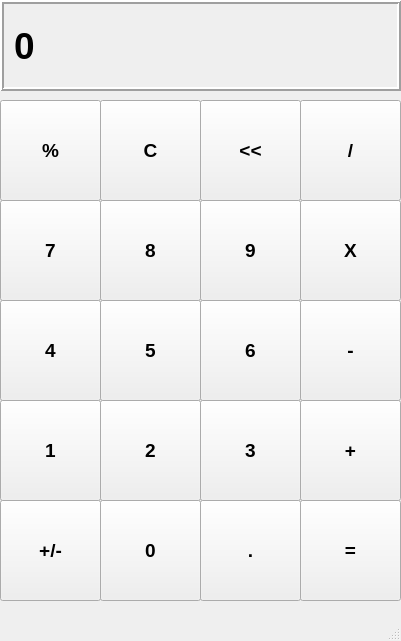
<?xml version="1.0" encoding="UTF-8"?>
<ui version="4.0">
 <class>MainWindow</class>
 <widget class="QMainWindow" name="MainWindow">
  <property name="geometry">
   <rect>
    <x>0</x>
    <y>0</y>
    <width>401</width>
    <height>641</height>
   </rect>
  </property>
  <property name="windowTitle">
   <string>Calculator</string>
  </property>
  <widget class="QWidget" name="centralwidget">
   <widget class="QLabel" name="outputLabel">
    <property name="geometry">
     <rect>
      <x>0</x>
      <y>0</y>
      <width>401</width>
      <height>91</height>
     </rect>
    </property>
    <property name="font">
     <font>
      <pointsize>28</pointsize>
      <weight>75</weight>
      <bold>true</bold>
     </font>
    </property>
    <property name="frameShape">
     <enum>QFrame::Box</enum>
    </property>
    <property name="frameShadow">
     <enum>QFrame::Raised</enum>
    </property>
    <property name="lineWidth">
     <number>2</number>
    </property>
    <property name="text">
     <string>0</string>
    </property>
   </widget>
   <widget class="QPushButton" name="percentButton">
    <property name="geometry">
     <rect>
      <x>0</x>
      <y>100</y>
      <width>101</width>
      <height>101</height>
     </rect>
    </property>
    <property name="font">
     <font>
      <pointsize>14</pointsize>
      <weight>75</weight>
      <bold>true</bold>
     </font>
    </property>
    <property name="text">
     <string>%</string>
    </property>
   </widget>
   <widget class="QPushButton" name="cButton">
    <property name="geometry">
     <rect>
      <x>100</x>
      <y>100</y>
      <width>101</width>
      <height>101</height>
     </rect>
    </property>
    <property name="font">
     <font>
      <pointsize>14</pointsize>
      <weight>75</weight>
      <bold>true</bold>
     </font>
    </property>
    <property name="text">
     <string>C</string>
    </property>
   </widget>
   <widget class="QPushButton" name="Buttonless">
    <property name="geometry">
     <rect>
      <x>200</x>
      <y>100</y>
      <width>101</width>
      <height>101</height>
     </rect>
    </property>
    <property name="font">
     <font>
      <pointsize>14</pointsize>
      <weight>75</weight>
      <bold>true</bold>
     </font>
    </property>
    <property name="text">
     <string>&lt;&lt;</string>
    </property>
   </widget>
   <widget class="QPushButton" name="divButton">
    <property name="geometry">
     <rect>
      <x>300</x>
      <y>100</y>
      <width>101</width>
      <height>101</height>
     </rect>
    </property>
    <property name="font">
     <font>
      <pointsize>14</pointsize>
      <weight>75</weight>
      <bold>true</bold>
     </font>
    </property>
    <property name="text">
     <string>/</string>
    </property>
   </widget>
   <widget class="QPushButton" name="mulButton">
    <property name="geometry">
     <rect>
      <x>300</x>
      <y>200</y>
      <width>101</width>
      <height>101</height>
     </rect>
    </property>
    <property name="font">
     <font>
      <pointsize>14</pointsize>
      <weight>75</weight>
      <bold>true</bold>
     </font>
    </property>
    <property name="text">
     <string>X</string>
    </property>
   </widget>
   <widget class="QPushButton" name="Button_8">
    <property name="geometry">
     <rect>
      <x>100</x>
      <y>200</y>
      <width>101</width>
      <height>101</height>
     </rect>
    </property>
    <property name="font">
     <font>
      <pointsize>14</pointsize>
      <weight>75</weight>
      <bold>true</bold>
     </font>
    </property>
    <property name="text">
     <string>8</string>
    </property>
   </widget>
   <widget class="QPushButton" name="Button_9">
    <property name="geometry">
     <rect>
      <x>200</x>
      <y>200</y>
      <width>101</width>
      <height>101</height>
     </rect>
    </property>
    <property name="font">
     <font>
      <pointsize>14</pointsize>
      <weight>75</weight>
      <bold>true</bold>
     </font>
    </property>
    <property name="text">
     <string>9</string>
    </property>
   </widget>
   <widget class="QPushButton" name="Button_7">
    <property name="geometry">
     <rect>
      <x>0</x>
      <y>200</y>
      <width>101</width>
      <height>101</height>
     </rect>
    </property>
    <property name="font">
     <font>
      <pointsize>14</pointsize>
      <weight>75</weight>
      <bold>true</bold>
     </font>
    </property>
    <property name="text">
     <string>7</string>
    </property>
   </widget>
   <widget class="QPushButton" name="subButton">
    <property name="geometry">
     <rect>
      <x>300</x>
      <y>300</y>
      <width>101</width>
      <height>101</height>
     </rect>
    </property>
    <property name="font">
     <font>
      <pointsize>14</pointsize>
      <weight>75</weight>
      <bold>true</bold>
     </font>
    </property>
    <property name="text">
     <string>-</string>
    </property>
   </widget>
   <widget class="QPushButton" name="Button_10">
    <property name="geometry">
     <rect>
      <x>100</x>
      <y>300</y>
      <width>101</width>
      <height>101</height>
     </rect>
    </property>
    <property name="font">
     <font>
      <pointsize>14</pointsize>
      <weight>75</weight>
      <bold>true</bold>
     </font>
    </property>
    <property name="text">
     <string>5</string>
    </property>
   </widget>
   <widget class="QPushButton" name="Button_6">
    <property name="geometry">
     <rect>
      <x>200</x>
      <y>300</y>
      <width>101</width>
      <height>101</height>
     </rect>
    </property>
    <property name="font">
     <font>
      <pointsize>14</pointsize>
      <weight>75</weight>
      <bold>true</bold>
     </font>
    </property>
    <property name="text">
     <string>6</string>
    </property>
   </widget>
   <widget class="QPushButton" name="Button_4">
    <property name="geometry">
     <rect>
      <x>0</x>
      <y>300</y>
      <width>101</width>
      <height>101</height>
     </rect>
    </property>
    <property name="font">
     <font>
      <pointsize>14</pointsize>
      <weight>75</weight>
      <bold>true</bold>
     </font>
    </property>
    <property name="text">
     <string>4</string>
    </property>
   </widget>
   <widget class="QPushButton" name="Button_plus">
    <property name="geometry">
     <rect>
      <x>300</x>
      <y>400</y>
      <width>101</width>
      <height>101</height>
     </rect>
    </property>
    <property name="font">
     <font>
      <pointsize>14</pointsize>
      <weight>75</weight>
      <bold>true</bold>
     </font>
    </property>
    <property name="text">
     <string>+</string>
    </property>
   </widget>
   <widget class="QPushButton" name="Button_2">
    <property name="geometry">
     <rect>
      <x>100</x>
      <y>400</y>
      <width>101</width>
      <height>101</height>
     </rect>
    </property>
    <property name="font">
     <font>
      <pointsize>14</pointsize>
      <weight>75</weight>
      <bold>true</bold>
     </font>
    </property>
    <property name="text">
     <string>2</string>
    </property>
   </widget>
   <widget class="QPushButton" name="Button_3">
    <property name="geometry">
     <rect>
      <x>200</x>
      <y>400</y>
      <width>101</width>
      <height>101</height>
     </rect>
    </property>
    <property name="font">
     <font>
      <pointsize>14</pointsize>
      <weight>75</weight>
      <bold>true</bold>
     </font>
    </property>
    <property name="text">
     <string>3</string>
    </property>
   </widget>
   <widget class="QPushButton" name="Button_1">
    <property name="geometry">
     <rect>
      <x>0</x>
      <y>400</y>
      <width>101</width>
      <height>101</height>
     </rect>
    </property>
    <property name="font">
     <font>
      <pointsize>14</pointsize>
      <weight>75</weight>
      <bold>true</bold>
     </font>
    </property>
    <property name="text">
     <string>1</string>
    </property>
   </widget>
   <widget class="QPushButton" name="Button_0">
    <property name="geometry">
     <rect>
      <x>100</x>
      <y>500</y>
      <width>101</width>
      <height>101</height>
     </rect>
    </property>
    <property name="font">
     <font>
      <pointsize>14</pointsize>
      <weight>75</weight>
      <bold>true</bold>
     </font>
    </property>
    <property name="text">
     <string>0</string>
    </property>
   </widget>
   <widget class="QPushButton" name="decimalButton">
    <property name="geometry">
     <rect>
      <x>200</x>
      <y>500</y>
      <width>101</width>
      <height>101</height>
     </rect>
    </property>
    <property name="font">
     <font>
      <pointsize>14</pointsize>
      <weight>75</weight>
      <bold>true</bold>
     </font>
    </property>
    <property name="text">
     <string>.</string>
    </property>
   </widget>
   <widget class="QPushButton" name="pmButton">
    <property name="geometry">
     <rect>
      <x>0</x>
      <y>500</y>
      <width>101</width>
      <height>101</height>
     </rect>
    </property>
    <property name="font">
     <font>
      <pointsize>14</pointsize>
      <weight>75</weight>
      <bold>true</bold>
     </font>
    </property>
    <property name="text">
     <string>+/-</string>
    </property>
   </widget>
   <widget class="QPushButton" name="eqButton">
    <property name="geometry">
     <rect>
      <x>300</x>
      <y>500</y>
      <width>101</width>
      <height>101</height>
     </rect>
    </property>
    <property name="font">
     <font>
      <pointsize>14</pointsize>
      <weight>75</weight>
      <bold>true</bold>
     </font>
    </property>
    <property name="text">
     <string>=</string>
    </property>
   </widget>
  </widget>
  <widget class="QMenuBar" name="menubar">
   <property name="geometry">
    <rect>
     <x>0</x>
     <y>0</y>
     <width>401</width>
     <height>21</height>
    </rect>
   </property>
  </widget>
  <widget class="QStatusBar" name="statusbar"/>
 </widget>
 <resources/>
 <connections/>
</ui>
